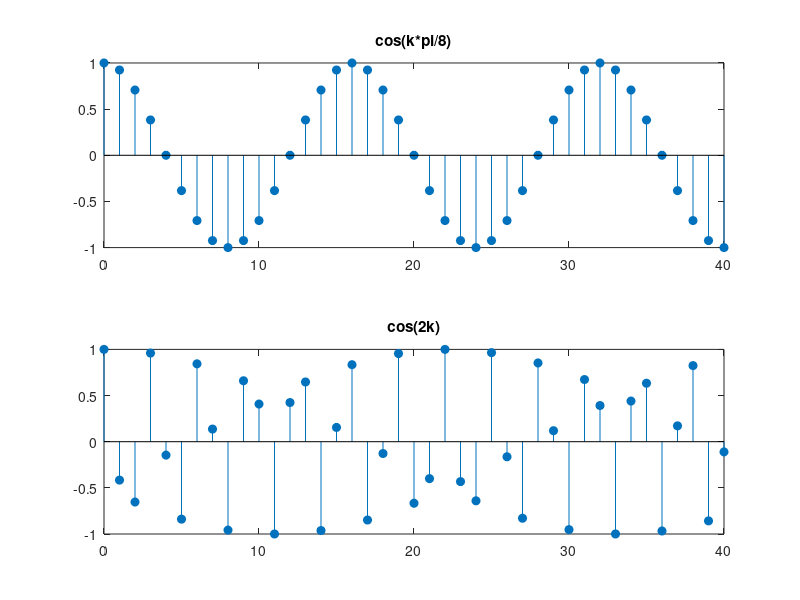

MATLAB code to generate this figure:
k = 0:40;
subplot(211);
stem(k,cos(k*pi/8),'filled');
title('cos(k*pi/8)');
subplot(212);
stem(k,cos(2*k),'filled');
title('cos(2k)');
